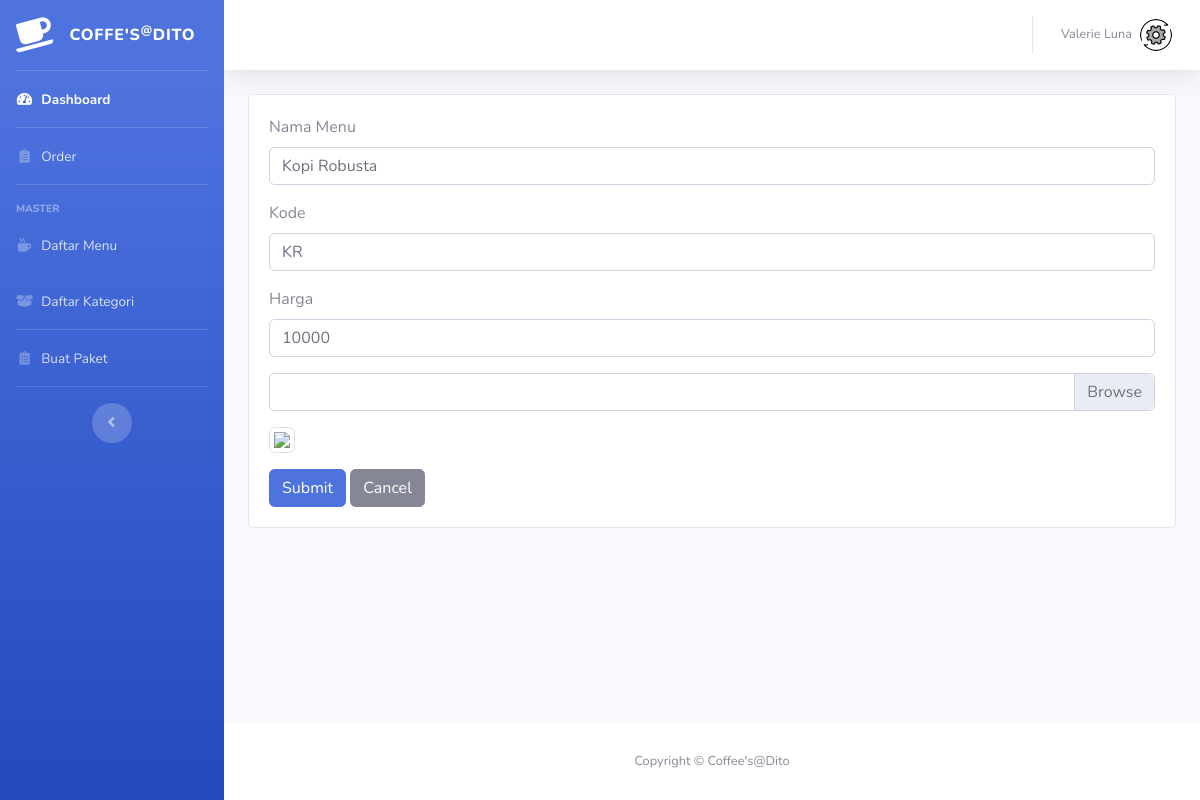
Screenshot of /index.php/menu/edit/1 with the database file from the repository.
### tables this page shows
CREATE TABLE `menu` (
  `id_menu` int(11) NOT NULL,
  `nama_menu` varchar(20) NOT NULL,
  `kode` varchar(10) NOT NULL,
  `id_group` int(11) NOT NULL,
  `id_paket` int(11) NOT NULL,
  `harga` int(11) NOT NULL,
  `disct_` int(11) NOT NULL,
  `gross_amount` int(11) NOT NULL,
  `gambar` varchar(200) NOT NULL
);

### application/controllers/Menu.php (called while the page is built, shortened)
<?php
class Menu extends CI_Controller {
	public function edit($id){
		$data['page'] = 'Menu';
		$data['item'] = $this->model->getData('menu', ['id_menu' => $id])->row();
		$data['content'] = 'pages/editMenu';
		$this->load->view('template/main', $data);
	}
}

### index.php (called while the page is built, shortened)
<?php
require_once BASEPATH.'core/CodeIgniter.php';

### application/models/model.php (called while the page is built, shortened)
<?php
class Model extends CI_Model {
	public function getData($table, $where){
		return $this->db->get_where($table, $where);
	}
}

### application/views/pages/editMenu.php (the view, shortened to what this page needs)
<div class="card">
    <div class="card-body">
        <form action="<?php echo base_url('index.php/menu/update') ?>" method="post" enctype="multipart/form-data">
            <div class="form-group">
                <label>Nama Menu</label>
                <input type="text" name="nama_menu" class="form-control" value="<?php echo $item->nama_menu ?>">
            </div>
            <div class="form-group">
                <label>Kode</label>
                <input type="text" name="kode" class="form-control" value="<?php echo $item->kode ?>">
            </div>
            <div class="form-group">
                <label>Harga</label>
                <input type="number" name="harga" class="form-control" value="<?php echo $item->harga ?>">
            </div>
            <div class="custom-file">
                <label class="custom-file-label" for="customFile"><?php echo $item->gambar ?></label>
            </div>
            <div style="width: 150px" class="my-3">
                <img src="<?php echo base_url($item->gambar) ?>" class="img-thumbnail">
            </div>
            <button class="btn btn-primary" type="submit">Submit</button>
            <a class="btn btn-secondary" href="<?php echo base_url('index.php/menu') ?>">Cancel</a>
        </form>
    </div>
</div>

### rows the page displays
menu: nama_menu "Kopi Robusta", kode "KR", harga "10000"
